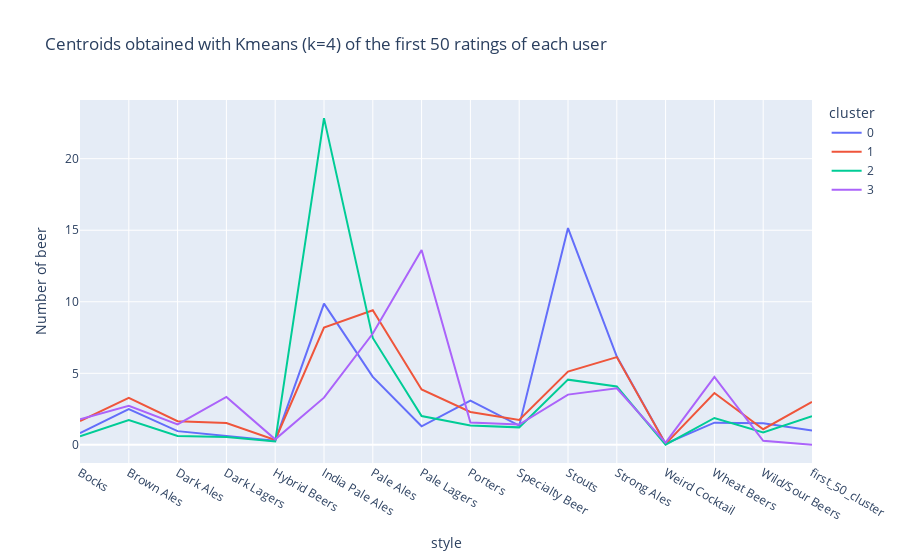

This figure's notebook cell:
### Code cell
fig = px.line(df_cluster_beer, x="style", y="Number of beer", color="cluster", title="Centroids obtained with Kmeans (k=4) of the first 50 ratings of each user")
fig.show()
fig.write_html("centroid.html")

### Figure 1 — Plotly figure (JSON) as saved in the notebook; plotly's stock layout.template omitted (floating-point values rounded to 4 significant figures)
{"data": [{"hovertemplate": "cluster=0<br>style=%{x}<br>Number of beer=%{y}<extra></extra>", "legendgroup": "0", "line": {"color": "#636efa", "dash": "solid"}, "marker": {"symbol": "circle"}, "mode": "lines", "name": "0", "orientation": "v", "showlegend": true, "type": "scatter", "x": ["Bocks", "Brown Ales", "Dark Ales", "Dark Lagers", "Hybrid Beers", "India Pale Ales", "Pale Ales", "Pale Lagers", "Porters", "Specialty Beer", "Stouts", "Strong Ales", "Weird Cocktail", "Wheat Beers", "Wild/Sour Beers", "first_50_cluster"], "xaxis": "x", "y": [0.8163, 2.505, 0.9592, 0.6327, 0.2806, 9.872, 4.75, 1.296, 3.097, 1.342, 15.15, 6.168, 0.07653, 1.551, 1.505, 1], "yaxis": "y"}, {"hovertemplate": "cluster=1<br>style=%{x}<br>Number of beer=%{y}<extra></extra>", "legendgroup": "1", "line": {"color": "#EF553B", "dash": "solid"}, "marker": {"symbol": "circle"}, "mode": "lines", "name": "1", "orientation": "v", "showlegend": true, "type": "scatter", "x": ["Bocks", "Brown Ales", "Dark Ales", "Dark Lagers", "Hybrid Beers", "India Pale Ales", "Pale Ales", "Pale Lagers", "Porters", "Specialty Beer", "Stouts", "Strong Ales", "Weird Cocktail", "Wheat Beers", "Wild/Sour Beers", "first_50_cluster"], "xaxis": "x", "y": [1.66, 3.282, 1.655, 1.53, 0.3376, 8.193, 9.409, 3.868, 2.297, 1.744, 5.119, 6.132, 0.06345, 3.619, 1.091, 3.0], "yaxis": "y"}, {"hovertemplate": "cluster=2<br>style=%{x}<br>Number of beer=%{y}<extra></extra>", "legendgroup": "2", "line": {"color": "#00cc96", "dash": "solid"}, "marker": {"symbol": "circle"}, "mode": "lines", "name": "2", "orientation": "v", "showlegend": true, "type": "scatter", "x": ["Bocks", "Brown Ales", "Dark Ales", "Dark Lagers", "Hybrid Beers", "India Pale Ales", "Pale Ales", "Pale Lagers", "Porters", "Specialty Beer", "Stouts", "Strong Ales", "Weird Cocktail", "Wheat Beers", "Wild/Sour Beers", "first_50_cluster"], "xaxis": "x", "y": [0.5983, 1.732, 0.6151, 0.5481, 0.2343, 22.83, 7.469, 2.013, 1.351, 1.222, 4.556, 4.075, 0.01255, 1.879, 0.8619, 2.0], "yaxis": "y"}, {"hovertemplate": "cluster=3<br>style=%{x}<br>Number of beer=%{y}<extra></extra>", "legendgroup": "3", "line": {"color": "#ab63fa", "dash": "solid"}, "marker": {"symbol": "circle"}, "mode": "lines", "name": "3", "orientation": "v", "showlegend": true, "type": "scatter", "x": ["Bocks", "Brown Ales", "Dark Ales", "Dark Lagers", "Hybrid Beers", "India Pale Ales", "Pale Ales", "Pale Lagers", "Porters", "Specialty Beer", "Stouts", "Strong Ales", "Weird Cocktail", "Wheat Beers", "Wild/Sour Beers", "first_50_cluster"], "xaxis": "x", "y": [1.794, 2.723, 1.426, 3.348, 0.383, 3.298, 7.78, 13.62, 1.56, 1.418, 3.511, 3.95, 0.156, 4.745, 0.2837, 8.882e-16], "yaxis": "y"}], "layout": {"legend": {"title": {"text": "cluster"}, "tracegroupgap": 0}, "title": {"text": "Centroids obtained with Kmeans (k=4) of the first 50 ratings of each user"}, "xaxis": {"anchor": "y", "domain": [0, 1], "title": {"text": "style"}}, "yaxis": {"anchor": "x", "domain": [0, 1], "title": {"text": "Number of beer"}}}}
